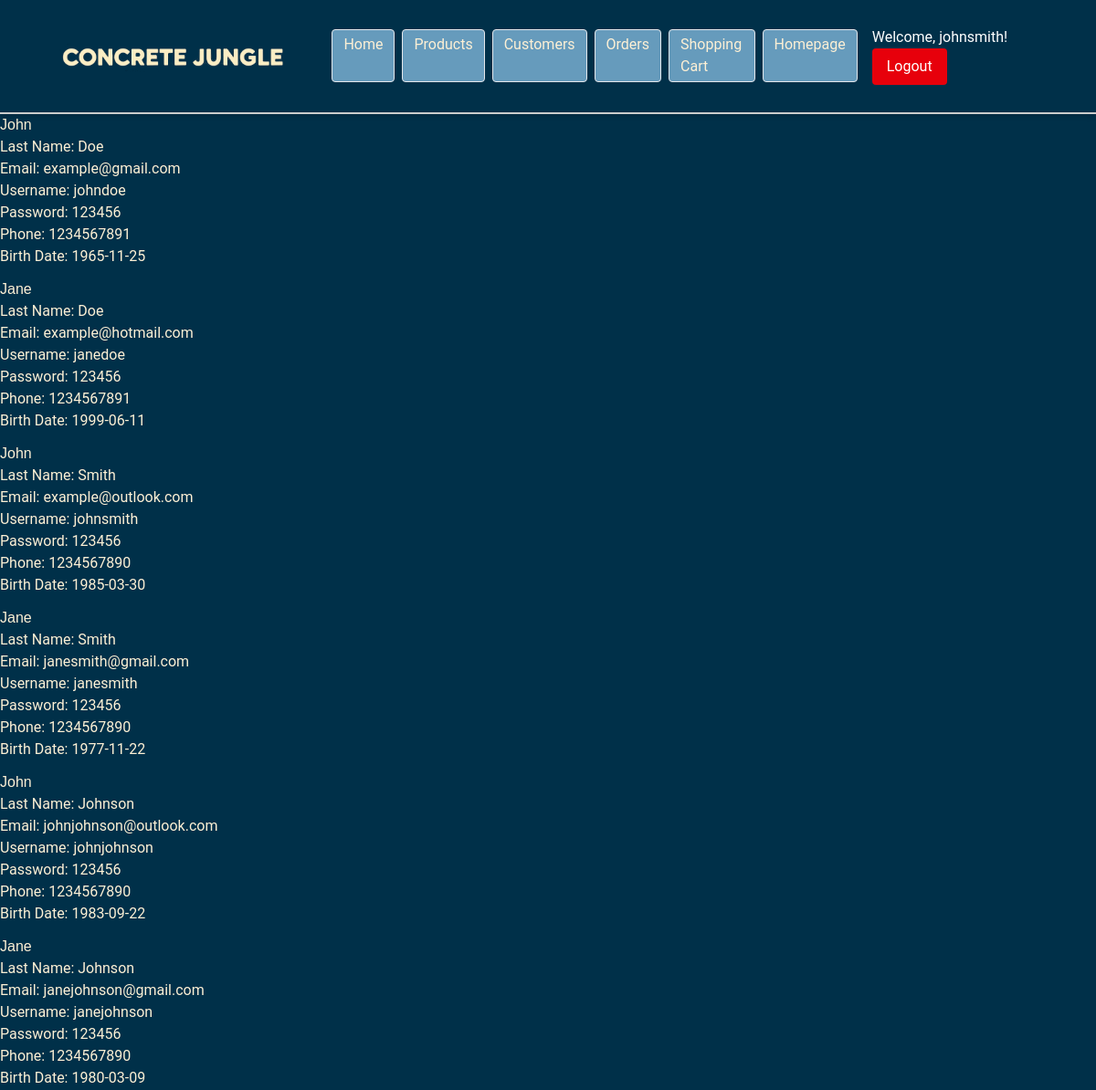
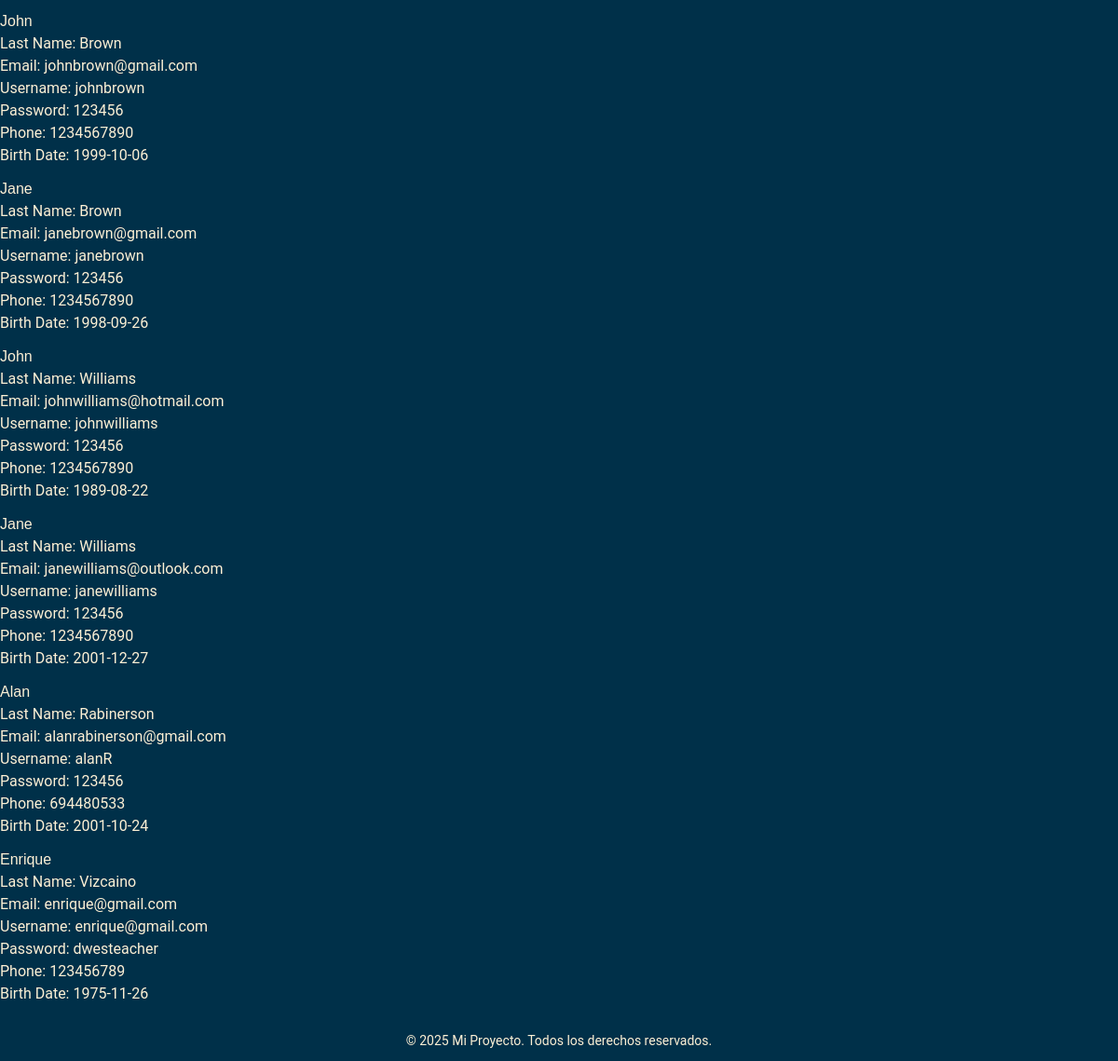
/backend/db/customers/db_customer_select.php (signed in), run on the app's committed database (2 pictures, top to bottom).
### tables this page shows
CREATE TABLE IF NOT EXISTS `024_customers` (
  `customer_id` int(11) NOT NULL AUTO_INCREMENT,
  `first_name` varchar(100) NOT NULL,
  `last_name` varchar(100) NOT NULL,
  `email` varchar(100) NOT NULL,
  `username` varchar(100) NOT NULL,
  `password` varchar(100) NOT NULL,
  `phone` varchar(100) NOT NULL,
  `birth_date` date DEFAULT NULL,
  `type` set('admin','customer') NOT NULL,
  PRIMARY KEY (`customer_id`)
);

### backend/db/customers/db_customer_select.php (the view)
<?php include $_SERVER['DOCUMENT_ROOT'].'/student024/shop/backend/header.php';
    include $_SERVER['DOCUMENT_ROOT'].'/student024/shop/backend/config/db_connect.php';
    if (isset($_GET['product_id']) && is_numeric($_GET['product_id'])){
        $product_id = intval($_GET['product_id']);
        $sql = "SELECT * FROM 024_customers WHERE customer_id = $customer_id";
        $result = mysqli_query($conn, $sql);
        $customer = mysqli_fetch_assoc($result);
        print_r($customer);
    } else if (empty($_GET['customer_id'])) {
        $sql = "SELECT * FROM 024_customers";
        $result = mysqli_query($conn, $sql);
        $customers = mysqli_fetch_all($result, MYSQLI_ASSOC);
        foreach ($customers as $customer) {
            echo "<div class='card mb-3'>";
            echo "<div class='card-body'>";
            echo "<h5 class='card-title'>".$customer['first_name']."</h5>";
            echo "<p class='card-text'>Last Name: ".$customer['last_name']."</p>";
            echo "<p class='card-text'>Email: ".$customer['email']."</p>";
            echo "<p class='card-text'>Username: ".$customer['username']."</p>";
            echo "<p class='card-text'>Password: ".$customer['password']."</p>";
            echo "<p class='card-text'>Phone: ".$customer['phone']."</p>";
            echo "<p class='card-text'>Birth Date: ".$customer['birth_date']."</p>";
            echo "</div>";
            echo "</div>";
        }
    }else {
        echo "<div class='alert alert-danger mt-4'>Invalid product ID.</div>";
    }
    include $_SERVER['DOCUMENT_ROOT'].'/student024/shop/backend/footer.php';
?>

### data on the page
024_customers: first_name "John", last_name "Doe", email "example@gmail.com", username "johndoe", password "123456", phone "1234567891", birth_date "1965-11-25"
024_customers: first_name "Jane", last_name "Doe", email "example@hotmail.com", username "janedoe", password "123456", phone "1234567891", birth_date "1999-06-11"
024_customers: first_name "John", last_name "Smith", email "example@outlook.com", username "johnsmith", password "123456", phone "1234567890", birth_date "1985-03-30"
024_customers: first_name "Jane", last_name "Smith", email "janesmith@gmail.com", username "janesmith", password "123456", phone "1234567890", birth_date "1977-11-22"
024_customers: first_name "John", last_name "Johnson", email "johnjohnson@outlook.com", username "johnjohnson", password "123456", phone "1234567890", birth_date "1983-09-22"
024_customers: first_name "Jane", last_name "Johnson", email "janejohnson@gmail.com", username "janejohnson", password "123456", phone "1234567890", birth_date "1980-03-09"
024_customers: first_name "John", last_name "Brown", email "johnbrown@gmail.com", username "johnbrown", password "123456", phone "1234567890", birth_date "1999-10-06"
024_customers: first_name "Jane", last_name "Brown", email "janebrown@gmail.com", username "janebrown", password "123456", phone "1234567890", birth_date "1998-09-26"
024_customers: first_name "John", last_name "Williams", email "johnwilliams@hotmail.com", username "johnwilliams", password "123456", phone "1234567890", birth_date "1989-08-22"
024_customers: first_name "Jane", last_name "Williams", email "janewilliams@outlook.com", username "janewilliams", password "123456", phone "1234567890", birth_date "2001-12-27"
024_customers: first_name "Alan", last_name "Rabinerson", email "alanrabinerson@gmail.com", username "alanR", password "123456", phone "694480533", birth_date "2001-10-24"
024_customers: first_name "Enrique", last_name "Vizcaino", email "enrique@gmail.com", username "enrique@gmail.com", password "dwesteacher", phone "123456789", birth_date "1975-11-26"

### other printed values
$_SESSION['username'] "johnsmith"
